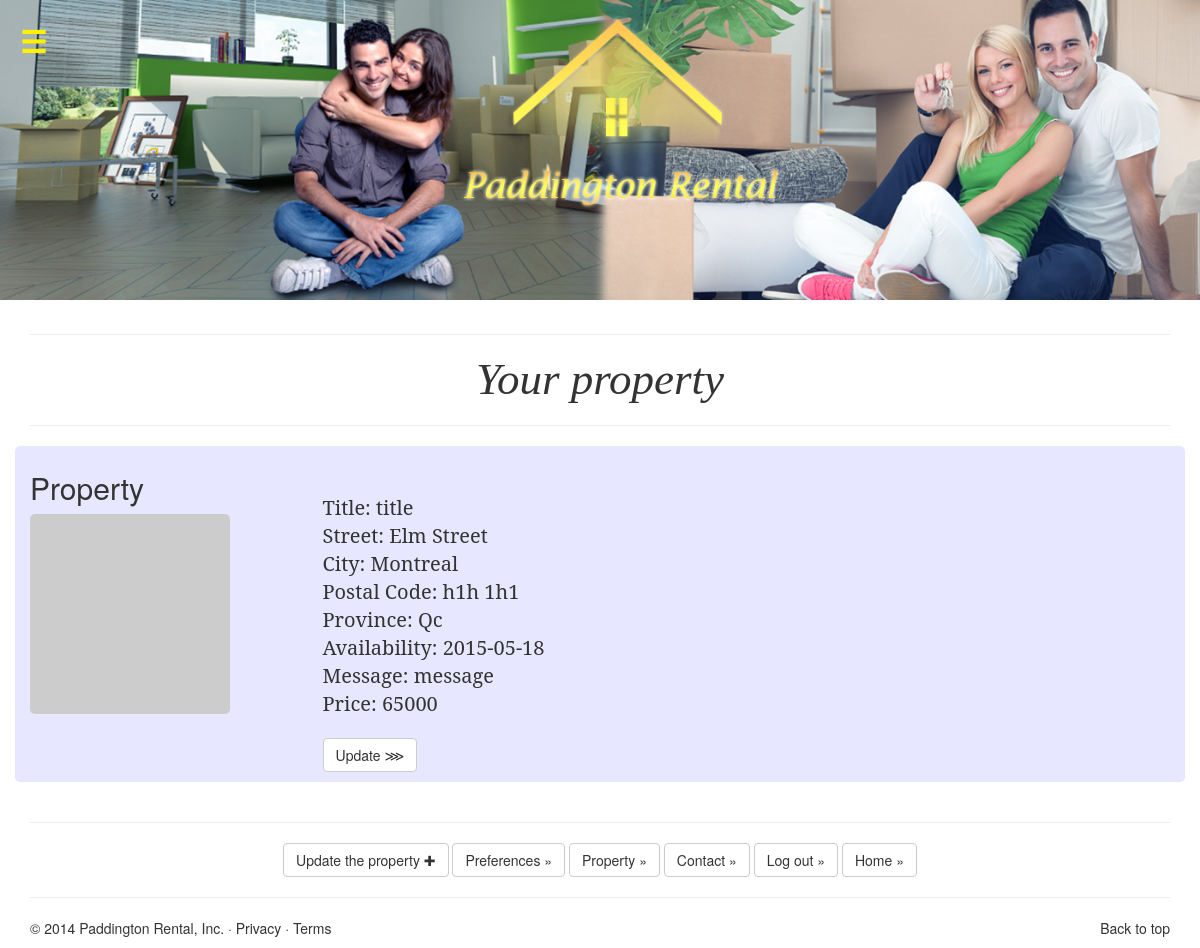
Screenshot of /oProperties.php (signed in) with the database file from the repository.
### tables this page shows
CREATE TABLE oproperties(
title VARCHAR(30) not null,
street VARCHAR(50) not null,
city VARCHAR(15) not null,
province VARCHAR(15) not null,
postalcode VARCHAR(15) not null,
price MEDIUMINT UNSIGNED NOT NULL,
date_entered DATE not null,
message VARCHAR(300) NOT NULL,
log_in VARCHAR(15) not null UNIQUE KEY);

### oProperties.php (the view, shortened to what this page needs)
<!DOCTYPE php>
<html>
   <head>
      <link href="css/bootstrap.css" rel="stylesheet">
      <link rel="stylesheet" type="text/css" href="css/navbar.css">
      <link rel="stylesheet" type="text/css" href="css/main.css">
   </head>
   <body>
      <div class="page-wrap">
         <label for="sidebartoggler" class="toggle">☰</label>
         <div id="pagecontent">
            <div class="CoverImage FlexEmbed FlexEmbed--3by1">
            </div>
            <div class="container marketing">
               <hr class="featurette-divider">
               <h2 class="headH">Your property </h2>
               <hr class="featurette-divider">
               <div class="row featurette">
                  <div class="col-md-3">
                     <a href="oProperties.php" >
                        <h2 style="margin-top:0px;">Property</h2>
                     </a>
                     <a href="oProperties.php" > <img class="featurette-image img-responsive" src="http://placeimg.com/200/200/arch" alt="Generic placeholder image" style="margin-bottom:10px;"></a>
                  </div>
                  <div class="col-md-9">
                     <br/>
                        <p class="lead">
                         <?php
                           require_once('mysqli_connect.php');
                           $username=$_SESSION['user'];
                           $query = "SELECT title,street,city,province,postalcode,price,date_entered,message FROM oproperties WHERE log_in='$username'";
                           if (mysqli_query($dbc, $query)) {
                               $response= mysqli_query($dbc,$query);
                           $demand=mysqli_fetch_array($response);
                           echo "<br/>" . "Title: " . $demand['title'] . "<br/>";
                           echo "Street: " . $demand['street'] . "<br/>" ;
                           echo "City: " . $demand['city'] . "<br/>";
                           echo "Postal Code: " . $demand['postalcode'] . "<br/>" ;
                           echo "Province: " . $demand['province'] . "<br/>";
                           echo "Availability: " . $demand['date_entered'] . "<br/>";
                           echo "Message: " . $demand['message'] . "<br/>" ;
                           echo "Price: " . $demand['price'] . "<br/>" ;
                           } else {
                               echo "Error: "  . "<br/>" . mysqli_error($dbc);
                           }
                           ?>
                        </p>
                     <p><a class="btn btn-default" href="addProperties.php" role="button">Update ⋙</a></p>
                  </div>
               </div>
               <br>
               <hr class="featurette-divider">
               <div >
               <p style="text-align:center;">
                <a class="btn btn-default"  id="addMore" href="addProperties.php" role="button">Update the property ✚ </a>
                <a class="btn btn-default" href="oPreferences.php" role="button">Preferences &raquo;</a>
                        <a class="btn btn-default" href="oProperties.php" role="button">Property &raquo;</a>
                        <a class="btn btn-default" href="contact.php" role="button">Contact &raquo;</a>
                        <a class="btn btn-default" href="logOut.php" role="button">Log out &raquo;</a>
                        <a class="btn btn-default" href="index.php" role="button">Home &raquo;</a>
            </p>
               </div>
               <hr class="featurette-divider">
            </div>
         </div>
      </div>
   </body>
</html>

### css/navbar.css (style rules this page uses)
html, body { margin: 0; padding: 0; }
.toggle { text-decoration: none; font-size: 30px; color: rgba(255, 241, 0, 1); -webkit-transition: all 0.3s ease-out 0; -moz-transition: all 0.3s ease-out 0; transition: all 0.3s ease-out 0; position: fixed; top: 20px; left: 20px; z-index: 6; cursor: pointer; }
a:-webkit-any-link { color: inherit; text-decoration: none; cursor: auto; }

### css/main.css (style rules this page uses)
h2.headH { text-align: center; font-size: 45px; font-style: italic; font-weight: 200; font-family: "Lucida Bright","Rockwell"; }
p.lead { font-size: 20px; font-style: none; font-weight: 100; font-family: "Lucida Grande","Rockwell","serif"; }
img.featurette-image.img-responsive { margin-bottom: 10px; min-height: 200px; border: 2px; border-radius: 5px; }
div.container { min-height: 500px; }
.FlexEmbed { display: block; overflow: hidden; position: relative; }
.FlexEmbed:before { content: ""; display: block; width: 100%; }
.FlexEmbed--3by1:before { padding-bottom: 33.33%; }
.CoverImage { background-image: url("../img/tenant1.png");" background-position: 50%; background-repeat: no-repeat; -webkit-background-size: cover; background-size: cover; margin: 0 auto 1em; max-height: 300px; max-width: 2000px; }
p { margin: 0 0 10px; }
.col-md-5, .col-md-3 { margin-top: 25px; }
.row { background-color: rgba(231, 231, 255, 1); border: 2px; border-radius: 5px; }

### rows the page displays
oproperties: title "title", street "Elm Street", city "Montreal", postalcode "h1h 1h1", province "Qc", date_entered "2015-05-18", message "message", price "65000"
